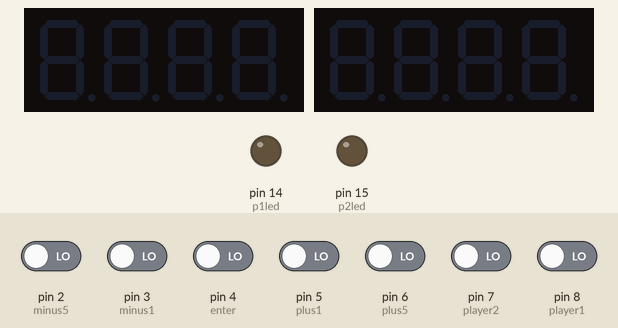
Recording of a sketch running on a simulated Arduino Uno, built with avr-gcc and run on an emulated ATmega328P. Parts: 2 × 4-digit seven-segment display, output pins drawn as LEDs (lit = HIGH). Dashed ring = blinking. Inputs (shaded band) come from the test bench; at power-on: pin 2 (minus5), pin 3 (minus1), pin 4 (enter), pin 5 (plus1), pin 6 (plus5), pin 7 (player2), pin 8 (player1) LOW.

Above: at 1.2 s.
1.3 s: pin 4 (enter) driven HIGH
At 3.5 s:
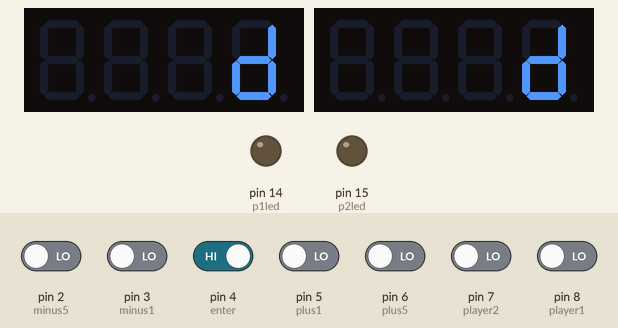
8.6 s: pin 4 (enter) driven LOW and pin 7 (player2) driven HIGH
At 9.9 s:
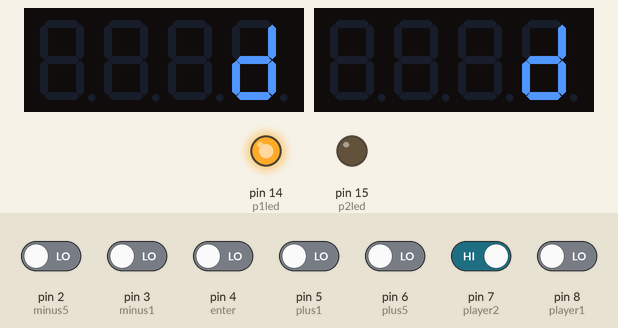
10.3 s: pin 8 (player1) driven HIGH
At 10.9 s:
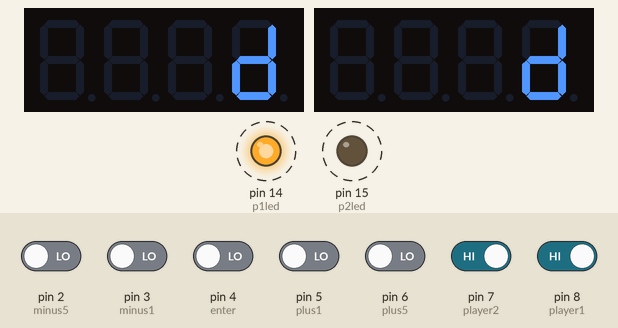
13.3 s: pin 7 (player2) driven LOW
At 13.3 s:
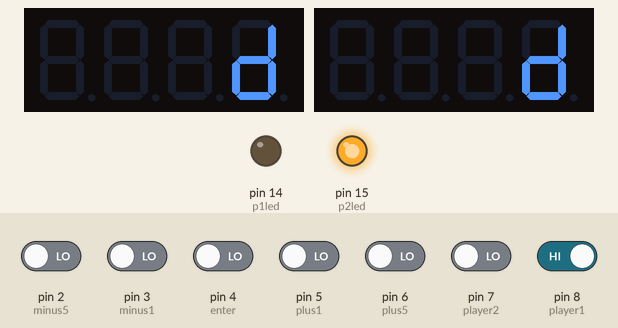
14.8 s: pin 7 (player2) driven HIGH
At 15.5 s:
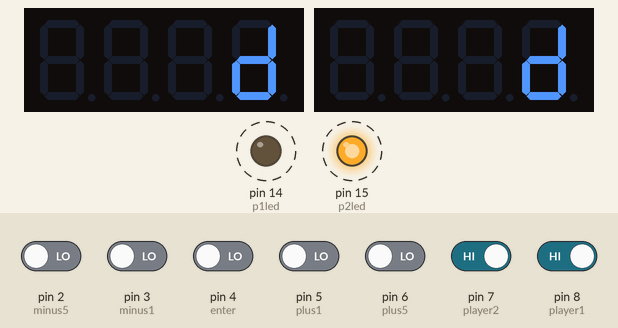
Timing chart, 0 to 65.3 s (numbered marks = the images above; inputs shaded):
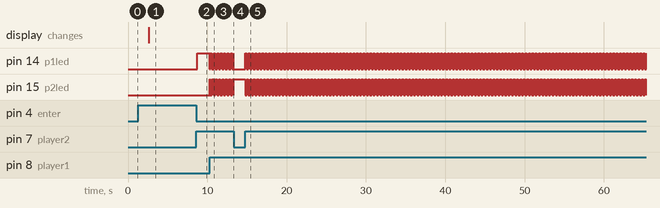

The sketch:

clock.ino
```cpp
// Grove_4Digital_Display library
#include <TM1637.h>
// EEPROM
#include <EEPROM.h>

// pin numbers
int minus5 = 2; // subtracts 5 from current setting
int minus1 = 3; // subtracts 1 from current setting
int enter = 4; // moves to next setting or pauses active timer
int plus1 = 5; // adds 1 to current setting
int plus5 = 6; // adds 5 to current setting
int player2 = 7; // stops player two's timer and starts player one's timer
int player1 = 8; // stops player one's timer and starts player two's timer
int p1led = 14; // LED for player one
int p2led = 15; // LED for player two

// timers
int CLK2 = 9;
int DIO2 = 10;
int CLK1 = 11;
int DIO1 = 12;
TM1637 TM1(CLK1, DIO1);
TM1637 TM2(CLK2, DIO2);

// global variables
int turn = 0; // 0 for setup, 1 for player one's turn, 2 for player two's turn
int set = 0; // 0-5, inclusive
unsigned long p1time = 0UL; // milliseconds for player one's timer
unsigned long p2time = 0UL; // milliseconds for player two's timer
unsigned long p1bonus = 0UL; // milliseconds for player one's bonus time
unsigned long p2bonus = 0UL; // milliseconds for player two's bonus time
bool delayTime = false; // whether it is delay or bonus time
unsigned long timeStart = 0UL; // milliseconds for player's timer at the start of a turn
unsigned long turnStart = 0UL; // millis() for the start of a turn
int lastTime = 0; // seconds of player's timer when loop last ran

void store() {
    EEPROM.put(0, p1time);
    EEPROM.put(4, p2time);
    EEPROM.put(8, p1bonus);
    EEPROM.put(12, p2bonus);
    EEPROM.put(16, delayTime);
}

// function to display time
void display(TM1637 tm, unsigned long ms) {
    // clear display before displaying new values
    // i.e. if 10 minutes goes to 9 minutes, won't display 19:00
    tm.clearDisplay();
    int sec = int(ms / 1000UL);
    int min = sec / 60;
    sec = sec % 60;
    if (min > 0) {
        tm.point(1);
        if (min > 9) {
            tm.display(0, min / 10 % 10);
        }
        tm.display(1, min % 10);
        tm.display(2, sec / 10 % 10);
    }
    else if (sec > 9) {
        tm.display(2, sec / 10 % 10);
    }
    tm.display(3, sec % 10);
}

// function to display 'b' or 'd' to signify bonus or delay
void alphaDisplay() {
    TM1.clearDisplay();
    TM2.clearDisplay();
    if (delayTime == true) {
        TM1.display(3, 13);
        TM2.display(3, 13);
    } else {
        TM1.display(0, 11);
        TM2.display(0, 11);
    }
}

// function to change time controls
// equations are a little ugly to ensure arithmetic on unsigned longs is done as expected (always non-negative)
// option order: player one minutes, player one seconds, player two minutes, player two seconds, player one bonus, player two bonus
void adjust(int opt, int val) {
    bool pos = val > 0;
    unsigned long mult = pos ? (unsigned long)val : (unsigned long)(-val);
    switch (opt) {
        case 0:
            p1time = pos ? p1time + (mult * 60000UL) : mult * 60000UL > p1time ? 0 : p1time - (mult * 60000UL);
            p1time = p1time > 5999000UL ? 5999000UL : p1time;
            display(TM1, p1time);
            break;
        case 1:
            p1time = pos ? p1time + (mult * 1000UL) : mult * 1000UL > p1time ? 0 : p1time - (mult * 1000UL);
            p1time = p1time > 5999000UL ? 5999000UL : p1time;
            display(TM1, p1time);
            break;
        case 2:
            p2time = pos ? p2time + (mult * 60000UL) : mult * 60000UL > p2time ? 0 : p2time - (mult * 60000UL);
            p2time = p2time > 5999000UL ? 5999000UL : p2time;
            display(TM2, p2time);
            break;
        case 3:
            p2time = pos ? p2time + (mult * 1000UL) : mult * 1000UL > p2time ? 0 : p2time - (mult * 1000UL);
            p2time = p2time > 5999000UL ? 5999000UL : p2time;
            display(TM2, p2time);
            break;
        case 4:
            p1bonus = pos ? p1bonus + (mult * 1000UL) : mult * 1000UL > p1bonus ? 0 : p1bonus - (mult * 1000UL);
            p1bonus = p1bonus > 300000UL ? 300000UL : p1bonus;
            display(TM1, p1bonus);
            break;
        case 5:
            p2bonus = pos ? p2bonus + (mult * 1000UL) : mult * 1000UL > p2bonus ? 0 : p2bonus - (mult * 1000UL);
            p2bonus = p2bonus > 300000UL ? 300000UL : p2bonus;
            display(TM2, p2bonus);
            break;
        case 6:
            delayTime = pos;
            alphaDisplay();
    }
    store();
}

// function to light LED for player whose turn it is
void ledToggle(int player) {
    if (player == 1) {
        digitalWrite(p1led, HIGH);
        digitalWrite(p2led, LOW);
    }
    else {
        digitalWrite(p2led, HIGH);
        digitalWrite(p1led, LOW);
    }
}

void setup() {
    // recover previous settings
    EEPROM.get(0, p1time);
    EEPROM.get(4, p2time);
    EEPROM.get(8, p1bonus);
    EEPROM.get(12, p2bonus);
    EEPROM.get(16, delayTime);

    // initialize displays
    TM1.init();
    TM1.set(2);
    display(TM1, p1time);
    TM2.init();
    TM2.set(2);
    display(TM2, p2time);

    // set pins
    pinMode(minus5, INPUT);
    pinMode(minus1, INPUT);
    pinMode(enter, INPUT);
    pinMode(plus1, INPUT);
    pinMode(plus5, INPUT);
    pinMode(player1, INPUT);
    pinMode(player2, INPUT);
    pinMode(p1led, OUTPUT);
    pinMode(p2led, OUTPUT);
}

void loop() {
    // read buttons to set time controls
    if (turn == 0) {
        if (digitalRead(plus5) == HIGH) {
            adjust(set, 5);
            delay(250);
        }
        else if (digitalRead(plus1) == HIGH) {
            adjust(set, 1);
            delay(250);
        }
        else if (digitalRead(minus1) == HIGH) {
            adjust(set, -1);
            delay(250);
        }
        else if (digitalRead(minus5) == HIGH) {
            adjust(set, -5);
            delay(250);
        }
        else if (digitalRead(enter) == HIGH) {
            // keep set between 0 and 6, inclusively
            set = (set + 1) % 7;
            if (set == 4) {
                display(TM1, p1bonus);
                display(TM2, p2bonus);
            }
            else if (set == 0) {
                display(TM1, p1time);
                display(TM2, p2time);
            } else if (set == 6) {
                alphaDisplay();
            }
            delay(250);
        }
        // if player one or player two is pressed, start the timer for the other player
        else if (digitalRead(player1) == HIGH) {
            if (set >= 3) {
                display(TM1, p1time);
                display(TM2, p2time);
            }
            turn = 2;
            ledToggle(2);
            timeStart = p2time;
            turnStart = millis();
            lastTime = int(timeStart / 1000UL);
        }
        else if (digitalRead(player2) == HIGH) {
            if (set >= 3) {
                display(TM1, p1time);
                display(TM2, p2time);
            }
            turn = 1;
            ledToggle(1);
            timeStart = p1time;
            turnStart = millis();
            lastTime = int(timeStart / 1000UL);
        }
    }
    else {
        // loop for displaying time while active
        while (p1time > 0 && p2time > 0) {
            unsigned long now = millis();
            unsigned long timeSpent = now - turnStart;
            // handling delay
            if (delayTime == true) {
                unsigned long currentDelay = turn == 1 ? p1bonus : p2bonus;
                timeSpent = now - turnStart <= currentDelay ? 0 : now - turnStart - currentDelay;
            }
            // pause timers
            if (digitalRead(enter) == HIGH) {
                delay(1000);
                while (true) {
                    if (digitalRead(enter) == HIGH) {
                        delay(300);
                        break;
                    }
                }
                timeStart = turn == 1 ? p1time : p2time;
                turnStart = millis();
            }
            // run timer for player one
            else if (turn == 1) {
                p1time = (timeSpent > timeStart) ? 0 : timeStart - timeSpent;
                // when player one presses their button
                if (digitalRead(player1) == HIGH) {
                    if (delayTime == false) {
                        p1time += p1bonus;
                    }
                    turn = 2;
                    ledToggle(2);
                    timeStart = p2time;
                    turnStart = millis();
                    lastTime = int(timeStart / 1000UL);
                }
                // only display time if the seconds are different
                if (int(p1time / 1000UL) != lastTime || turn == 2) {
                    display(TM1, p1time);
                    lastTime = int(p1time / 1000UL);
                }
            }
            // run timer for player two
            else if (turn == 2) {
                p2time = (timeSpent > timeStart) ? 0 : timeStart - timeSpent;
                // when player two presses their button
                if (digitalRead(player2) == HIGH) {
                    if (delayTime == false) {
                        p2time += p2bonus;
                    }
                    turn = 1;
                    ledToggle(1);
                    timeStart = p1time;
                    turnStart = millis();
                    lastTime = int(timeStart / 1000UL);
                }
                // only display time if the seconds are different
                if (int(p2time / 1000UL) != lastTime || turn == 1) {
                    display(TM2, p2time);
                    lastTime = int(p2time / 1000UL);
                }
            }
        }
        // exit when game has finished
        digitalWrite(p1led, LOW);
        digitalWrite(p2led, LOW);
        exit(0);
    }
}
```

Measured:
- after the input at 1.3 s, the display: changes after 1.3 s (image 1)
- after the input at 8.6 s, pin 14 (p1led): LOW → HIGH after 0.11 s
- after the input at 10.3 s, pin 14 (p1led), pin 15 (p2led): alternates HIGH for 0.02 s and LOW for 0.02 s, starting at once
- after the input at 13.3 s, pin 14 (p1led): stops changing and stays LOW; pin 15 (p2led): stops changing and stays HIGH
- after the input at 14.8 s, pin 14 (p1led), pin 15 (p2led): alternates HIGH for 0.02 s and LOW for 0.02 s, starting at once
